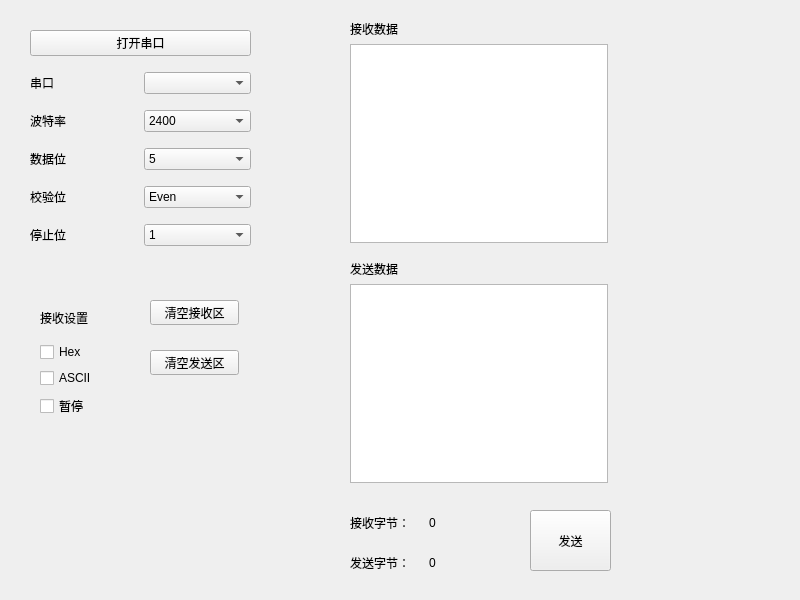
<?xml version="1.0" encoding="UTF-8"?>
<ui version="4.0">
 <class>Widget</class>
 <widget class="QWidget" name="Widget">
  <property name="geometry">
   <rect>
    <x>0</x>
    <y>0</y>
    <width>800</width>
    <height>600</height>
   </rect>
  </property>
  <property name="windowTitle">
   <string>Widget</string>
  </property>
  <widget class="QWidget" name="layoutWidget">
   <property name="geometry">
    <rect>
     <x>30</x>
     <y>20</y>
     <width>221</width>
     <height>241</height>
    </rect>
   </property>
   <layout class="QVBoxLayout" name="verticalLayout">
    <item>
     <widget class="QPushButton" name="pushButton">
      <property name="text">
       <string>打开串口</string>
      </property>
     </widget>
    </item>
    <item>
     <layout class="QHBoxLayout" name="horizontalLayout">
      <item>
       <widget class="QLabel" name="label">
        <property name="text">
         <string>串口</string>
        </property>
       </widget>
      </item>
      <item>
       <widget class="QComboBox" name="comboBox"/>
      </item>
     </layout>
    </item>
    <item>
     <layout class="QHBoxLayout" name="horizontalLayout_2">
      <item>
       <widget class="QLabel" name="label_2">
        <property name="text">
         <string>波特率</string>
        </property>
       </widget>
      </item>
      <item>
       <widget class="QComboBox" name="comboBox_2">
        <item>
         <property name="text">
          <string>2400</string>
         </property>
        </item>
        <item>
         <property name="text">
          <string>4800</string>
         </property>
        </item>
        <item>
         <property name="text">
          <string>9600</string>
         </property>
        </item>
        <item>
         <property name="text">
          <string>19200</string>
         </property>
        </item>
        <item>
         <property name="text">
          <string>38400</string>
         </property>
        </item>
        <item>
         <property name="text">
          <string>115200</string>
         </property>
        </item>
        <item>
         <property name="text">
          <string>128000</string>
         </property>
        </item>
        <item>
         <property name="text">
          <string>256000</string>
         </property>
        </item>
       </widget>
      </item>
     </layout>
    </item>
    <item>
     <layout class="QHBoxLayout" name="horizontalLayout_3">
      <item>
       <widget class="QLabel" name="label_3">
        <property name="text">
         <string>数据位</string>
        </property>
       </widget>
      </item>
      <item>
       <widget class="QComboBox" name="comboBox_3">
        <item>
         <property name="text">
          <string>5</string>
         </property>
        </item>
        <item>
         <property name="text">
          <string>6</string>
         </property>
        </item>
        <item>
         <property name="text">
          <string>7</string>
         </property>
        </item>
        <item>
         <property name="text">
          <string>8</string>
         </property>
        </item>
       </widget>
      </item>
     </layout>
    </item>
    <item>
     <layout class="QHBoxLayout" name="horizontalLayout_4">
      <item>
       <widget class="QLabel" name="label_4">
        <property name="text">
         <string>校验位</string>
        </property>
       </widget>
      </item>
      <item>
       <widget class="QComboBox" name="comboBox_4">
        <item>
         <property name="text">
          <string>Even</string>
         </property>
        </item>
        <item>
         <property name="text">
          <string>Odd</string>
         </property>
        </item>
        <item>
         <property name="text">
          <string>NoParity</string>
         </property>
        </item>
       </widget>
      </item>
     </layout>
    </item>
    <item>
     <layout class="QHBoxLayout" name="horizontalLayout_5">
      <item>
       <widget class="QLabel" name="label_5">
        <property name="text">
         <string>停止位</string>
        </property>
       </widget>
      </item>
      <item>
       <widget class="QComboBox" name="comboBox_5">
        <item>
         <property name="text">
          <string>1</string>
         </property>
        </item>
        <item>
         <property name="text">
          <string>1.5</string>
         </property>
        </item>
        <item>
         <property name="text">
          <string>2</string>
         </property>
        </item>
       </widget>
      </item>
     </layout>
    </item>
   </layout>
  </widget>
  <widget class="QWidget" name="layoutWidget">
   <property name="geometry">
    <rect>
     <x>40</x>
     <y>300</y>
     <width>63</width>
     <height>118</height>
    </rect>
   </property>
   <layout class="QVBoxLayout" name="verticalLayout_2">
    <item>
     <widget class="QLabel" name="label_6">
      <property name="text">
       <string>接收设置</string>
      </property>
     </widget>
    </item>
    <item>
     <widget class="QCheckBox" name="checkBox">
      <property name="text">
       <string>Hex</string>
      </property>
     </widget>
    </item>
    <item>
     <widget class="QCheckBox" name="checkBox_2">
      <property name="text">
       <string>ASCII</string>
      </property>
     </widget>
    </item>
    <item>
     <widget class="QCheckBox" name="checkBox_3">
      <property name="text">
       <string>暂停</string>
      </property>
     </widget>
    </item>
   </layout>
  </widget>
  <widget class="QWidget" name="layoutWidget">
   <property name="geometry">
    <rect>
     <x>350</x>
     <y>510</y>
     <width>151</width>
     <height>25</height>
    </rect>
   </property>
   <layout class="QHBoxLayout" name="horizontalLayout_6">
    <item>
     <widget class="QLabel" name="label_9">
      <property name="text">
       <string>接收字节：</string>
      </property>
     </widget>
    </item>
    <item>
     <widget class="QLabel" name="label_11">
      <property name="text">
       <string>0</string>
      </property>
     </widget>
    </item>
   </layout>
  </widget>
  <widget class="QWidget" name="layoutWidget">
   <property name="geometry">
    <rect>
     <x>350</x>
     <y>550</y>
     <width>151</width>
     <height>25</height>
    </rect>
   </property>
   <layout class="QHBoxLayout" name="horizontalLayout_7">
    <item>
     <widget class="QLabel" name="label_10">
      <property name="text">
       <string>发送字节：</string>
      </property>
     </widget>
    </item>
    <item>
     <widget class="QLabel" name="label_12">
      <property name="text">
       <string>0</string>
      </property>
     </widget>
    </item>
   </layout>
  </widget>
  <widget class="QWidget" name="layoutWidget">
   <property name="geometry">
    <rect>
     <x>350</x>
     <y>260</y>
     <width>258</width>
     <height>223</height>
    </rect>
   </property>
   <layout class="QVBoxLayout" name="verticalLayout_3">
    <item>
     <widget class="QLabel" name="label_8">
      <property name="text">
       <string>发送数据</string>
      </property>
     </widget>
    </item>
    <item>
     <widget class="QTextEdit" name="textEdit_2"/>
    </item>
   </layout>
  </widget>
  <widget class="QWidget" name="layoutWidget">
   <property name="geometry">
    <rect>
     <x>350</x>
     <y>20</y>
     <width>258</width>
     <height>223</height>
    </rect>
   </property>
   <layout class="QVBoxLayout" name="verticalLayout_4">
    <item>
     <widget class="QLabel" name="label_7">
      <property name="text">
       <string>接收数据</string>
      </property>
     </widget>
    </item>
    <item>
     <widget class="QTextEdit" name="textEdit"/>
    </item>
   </layout>
  </widget>
  <widget class="QPushButton" name="pushButton_2">
   <property name="geometry">
    <rect>
     <x>530</x>
     <y>510</y>
     <width>81</width>
     <height>61</height>
    </rect>
   </property>
   <property name="text">
    <string>发送</string>
   </property>
  </widget>
  <widget class="QPushButton" name="pushButton_3">
   <property name="geometry">
    <rect>
     <x>150</x>
     <y>300</y>
     <width>89</width>
     <height>25</height>
    </rect>
   </property>
   <property name="text">
    <string>清空接收区</string>
   </property>
  </widget>
  <widget class="QPushButton" name="pushButton_4">
   <property name="geometry">
    <rect>
     <x>150</x>
     <y>350</y>
     <width>89</width>
     <height>25</height>
    </rect>
   </property>
   <property name="text">
    <string>清空发送区</string>
   </property>
  </widget>
 </widget>
 <resources/>
 <connections/>
</ui>
